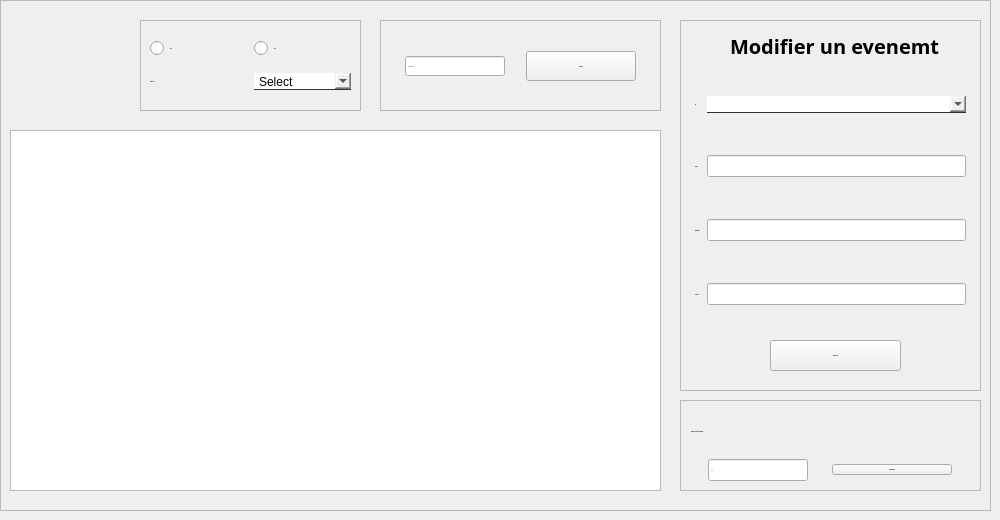
      <widget class="QWidget" name="listedeschantiers_4">
       <attribute name="title">
        <string>Liste des élèves</string>
       </attribute>
       <widget class="QFrame" name="frame_24">
        <property name="geometry">
         <rect>
          <x>0</x>
          <y>0</y>
          <width>991</width>
          <height>511</height>
         </rect>
        </property>
        <property name="frameShape">
         <enum>QFrame::StyledPanel</enum>
        </property>
        <property name="frameShadow">
         <enum>QFrame::Raised</enum>
        </property>
        <widget class="QTableView" name="tabevent_4">
         <property name="geometry">
          <rect>
           <x>10</x>
           <y>130</y>
           <width>651</width>
           <height>361</height>
          </rect>
         </property>
         <property name="styleSheet">
          <string notr="true"/>
         </property>
        </widget>
        <widget class="QFrame" name="frame_25">
         <property name="geometry">
          <rect>
           <x>680</x>
           <y>20</y>
           <width>301</width>
           <height>371</height>
          </rect>
         </property>
         <property name="frameShape">
          <enum>QFrame::StyledPanel</enum>
         </property>
         <property name="frameShadow">
          <enum>QFrame::Raised</enum>
         </property>
         <widget class="QWidget" name="gridLayoutWidget_5">
          <property name="geometry">
           <rect>
            <x>15</x>
            <y>40</y>
            <width>271</width>
            <height>281</height>
           </rect>
          </property>
          <layout class="QGridLayout" name="gridLayout_5">
           <property name="sizeConstraint">
            <enum>QLayout::SetDefaultConstraint</enum>
           </property>
           <property name="horizontalSpacing">
            <number>6</number>
           </property>
           <item row="0" column="1">
            <widget class="QComboBox" name="id_chmo_4">
             <property name="contextMenuPolicy">
              <enum>Qt::NoContextMenu</enum>
             </property>
             <property name="styleSheet">
              <string notr="true">QComboBox{
border:none;
border-bottom:1px solid #2d3436;
}
</string>
             </property>
             <property name="currentText">
              <string/>
             </property>
            </widget>
           </item>
           <item row="2" column="1">
            <widget class="QLineEdit" name="ad_chmo_10"/>
           </item>
           <item row="2" column="0">
            <widget class="QLabel" name="label_33">
             <property name="font">
              <font>
               <family>century gothic</family>
               <pointsize>-1</pointsize>
               <weight>75</weight>
               <bold>true</bold>
              </font>
             </property>
             <property name="text">
              <string>PRENOM :</string>
             </property>
            </widget>
           </item>
           <item row="0" column="0">
            <widget class="QLabel" name="label_35">
             <property name="font">
              <font>
               <family>century gothic</family>
               <pointsize>-1</pointsize>
               <weight>75</weight>
               <bold>true</bold>
              </font>
             </property>
             <property name="text">
              <string>ID :</string>
             </property>
            </widget>
           </item>
           <item row="1" column="0">
            <widget class="QLabel" name="label_36">
             <property name="font">
              <font>
               <family>century gothic</family>
               <pointsize>-1</pointsize>
               <weight>75</weight>
               <bold>true</bold>
              </font>
             </property>
             <property name="text">
              <string>NOM :</string>
             </property>
            </widget>
           </item>
           <item row="1" column="1">
            <widget class="QLineEdit" name="ad_chmo_11"/>
           </item>
           <item row="3" column="1">
            <widget class="QLineEdit" name="ad_chmo_12"/>
           </item>
           <item row="3" column="0">
            <widget class="QLabel" name="label_34">
             <property name="font">
              <font>
               <family>century gothic</family>
               <pointsize>-1</pointsize>
               <weight>75</weight>
               <bold>true</bold>
              </font>
             </property>
             <property name="text">
              <string>CLASSE :</string>
             </property>
            </widget>
           </item>
          </layout>
         </widget>
         <widget class="QPushButton" name="modifierchantier_4">
          <property name="geometry">
           <rect>
            <x>90</x>
            <y>320</y>
            <width>131</width>
            <height>31</height>
           </rect>
          </property>
          <property name="font">
           <font>
            <family>century gothic</family>
            <pointsize>-1</pointsize>
            <weight>75</weight>
            <bold>true</bold>
           </font>
          </property>
          <property name="text">
           <string>MODIFIER</string>
          </property>
         </widget>
         <widget class="QLabel" name="label_76">
          <property name="geometry">
           <rect>
            <x>50</x>
            <y>0</y>
            <width>331</width>
            <height>51</height>
           </rect>
          </property>
          <property name="font">
           <font>
            <family>century gothic</family>
            <pointsize>-1</pointsize>
            <weight>75</weight>
            <bold>true</bold>
           </font>
          </property>
          <property name="styleSheet">
           <string notr="true">font-family:century gothic;
font-size:20px;</string>
          </property>
          <property name="text">
           <string>Modifier un evenemt</string>
          </property>
         </widget>
        </widget>
        <widget class="QFrame" name="frame1_6">
         <property name="geometry">
          <rect>
           <x>680</x>
           <y>400</y>
           <width>301</width>
           <height>91</height>
          </rect>
         </property>
         <property name="frameShape">
          <enum>QFrame::StyledPanel</enum>
         </property>
         <property name="frameShadow">
          <enum>QFrame::Raised</enum>
         </property>
        </widget>
        <widget class="QFrame" name="frame_26">
         <property name="geometry">
          <rect>
           <x>380</x>
           <y>20</y>
           <width>281</width>
           <height>91</height>
          </rect>
         </property>
         <property name="frameShape">
          <enum>QFrame::StyledPanel</enum>
         </property>
         <property name="frameShadow">
          <enum>QFrame::Raised</enum>
         </property>
         <widget class="QWidget" name="layoutWidget_4">
          <property name="geometry">
           <rect>
            <x>10</x>
            <y>11</y>
            <width>261</width>
            <height>71</height>
           </rect>
          </property>
          <layout class="QHBoxLayout" name="horizontalLayout_16">
           <item>
            <widget class="QLineEdit" name="lineEdit_21">
             <property name="maximumSize">
              <size>
               <width>100</width>
               <height>20</height>
              </size>
             </property>
             <property name="font">
              <font>
               <family>century gothic</family>
               <pointsize>-1</pointsize>
               <weight>75</weight>
               <bold>true</bold>
              </font>
             </property>
             <property name="placeholderText">
              <string>Chercher par</string>
             </property>
            </widget>
           </item>
           <item>
            <widget class="QPushButton" name="pb_ok1_4">
             <property name="maximumSize">
              <size>
               <width>110</width>
               <height>30</height>
              </size>
             </property>
             <property name="font">
              <font>
               <family>century gothic</family>
               <pointsize>-1</pointsize>
               <weight>75</weight>
               <bold>true</bold>
              </font>
             </property>
             <property name="text">
              <string>cherche</string>
             </property>
            </widget>
           </item>
          </layout>
         </widget>
        </widget>
        <widget class="QPushButton" name="pushButton_8">
         <property name="geometry">
          <rect>
           <x>40</x>
           <y>10</y>
           <width>61</width>
           <height>51</height>
          </rect>
         </property>
         <property name="styleSheet">
          <string notr="true">QPushButton{
background-color: transparent;

background: none;
border: none;
background-repeat: none;
}
</string>
         </property>
        </widget>
        <widget class="QFrame" name="frame_27">
         <property name="geometry">
          <rect>
           <x>140</x>
           <y>20</y>
           <width>221</width>
           <height>91</height>
          </rect>
         </property>
         <property name="frameShape">
          <enum>QFrame::StyledPanel</enum>
         </property>
         <property name="frameShadow">
          <enum>QFrame::Raised</enum>
         </property>
         <widget class="QWidget" name="verticalLayoutWidget_9">
          <property name="geometry">
           <rect>
            <x>10</x>
            <y>10</y>
            <width>201</width>
            <height>71</height>
           </rect>
          </property>
          <layout class="QVBoxLayout" name="verticalLayout_10">
           <item>
            <layout class="QHBoxLayout" name="horizontalLayout_12">
             <item>
              <widget class="QRadioButton" name="radioButton_13">
               <property name="font">
                <font>
                 <family>century gothic</family>
                 <pointsize>-1</pointsize>
                 <weight>75</weight>
                 <bold>true</bold>
                </font>
               </property>
               <property name="text">
                <string>ABC</string>
               </property>
              </widget>
             </item>
             <item>
              <widget class="QRadioButton" name="radioButton_14">
               <property name="font">
                <font>
                 <family>century gothic</family>
                 <pointsize>-1</pointsize>
                 <weight>75</weight>
                 <bold>true</bold>
                </font>
               </property>
               <property name="text">
                <string>CBA</string>
               </property>
              </widget>
             </item>
            </layout>
           </item>
           <item>
            <layout class="QHBoxLayout" name="horizontalLayout_17">
             <item>
              <widget class="QLabel" name="label_37">
               <property name="font">
                <font>
                 <family>century gothic</family>
                 <pointsize>-1</pointsize>
                 <weight>75</weight>
                 <bold>true</bold>
                </font>
               </property>
               <property name="text">
                <string>Trier par :</string>
               </property>
              </widget>
             </item>
             <item>
              <widget class="QComboBox" name="comboBox_4">
               <property name="layoutDirection">
                <enum>Qt::LeftToRight</enum>
               </property>
               <property name="styleSheet">
                <string notr="true">QComboBox{
border:none;
border-bottom:1px solid #2d3436;
}
</string>
               </property>
               <item>
                <property name="text">
                 <string>Select</string>
                </property>
               </item>
               <item>
                <property name="text">
                 <string>Nom</string>
                </property>
               </item>
               <item>
                <property name="text">
                 <string>PRENOM</string>
                </property>
               </item>
               <item>
                <property name="text">
                 <string>CLASSE</string>
                </property>
               </item>
              </widget>
             </item>
            </layout>
           </item>
          </layout>
         </widget>
        </widget>
        <widget class="QWidget" name="verticalLayoutWidget_10">
         <property name="geometry">
          <rect>
           <x>690</x>
           <y>410</y>
           <width>281</width>
           <height>71</height>
          </rect>
         </property>
         <layout class="QVBoxLayout" name="verticalLayout_11">
          <item>
           <widget class="QLabel" name="label_68">
            <property name="font">
             <font>
              <family>century gothic</family>
              <pointsize>-1</pointsize>
              <weight>75</weight>
              <bold>true</bold>
             </font>
            </property>
            <property name="styleSheet">
             <string notr="true">QLabel{
color: black;

border: none;
}</string>
            </property>
            <property name="text">
             <string>    Choisir un id à supprimer</string>
            </property>
           </widget>
          </item>
          <item>
           <layout class="QHBoxLayout" name="horizontalLayout_18">
            <item>
             <widget class="QLineEdit" name="sup_id_4">
              <property name="maximumSize">
               <size>
                <width>100</width>
                <height>16777215</height>
               </size>
              </property>
              <property name="font">
               <font>
                <family>century gothic</family>
                <pointsize>-1</pointsize>
                <weight>75</weight>
                <bold>true</bold>
               </font>
              </property>
              <property name="text">
               <string/>
              </property>
              <property name="placeholderText">
               <string>CIN</string>
              </property>
             </widget>
            </item>
            <item>
             <widget class="QPushButton" name="supprimerchantier_4">
              <property name="maximumSize">
               <size>
                <width>120</width>
                <height>16777215</height>
               </size>
              </property>
              <property name="font">
               <font>
                <family>century gothic</family>
                <pointsize>-1</pointsize>
                <weight>75</weight>
                <bold>true</bold>
               </font>
              </property>
              <property name="text">
               <string>SUPPRIMER</string>
              </property>
             </widget>
            </item>
           </layout>
          </item>
         </layout>
        </widget>
       </widget>
      </widget>
